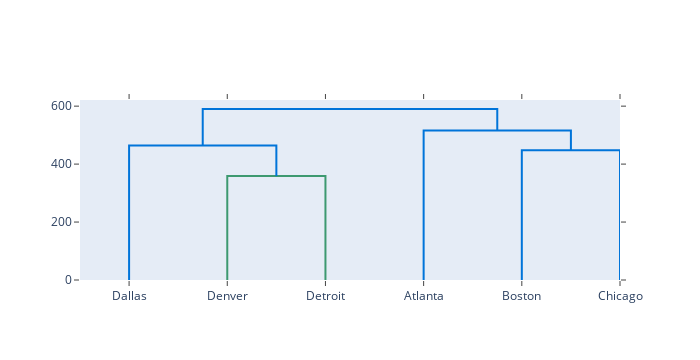

The notebook cell this image was saved under:
### Markdown cell above
Now let's use the `create_dendrogram` function in `plotly.figure_factory`:

- with `ff` do `create_dendrogram` using
    - `dta_crime`
    - freestyle `labels=dta_crime.index` (so our labels are cities)
    - freestyle `linkagefun=lambda x: linkage(dta_crime, 'single', metric='euclidean')` (the linkage function, which is single linkage with Euclidean distance)

### Code cell
ff.create_dendrogram(dta_crime,labels=dta_crime.index,linkagefun=lambda x: linkage(dta_crime, 'single', metric='euclidean'))

#<xml xmlns="https://developers.google.com/blockly/xml"><variables><variable id="Zj7)98L%$3=^m0RFTpsE">ff</variable><variable id="%=I(Y@y7)V7$byL5_`VZ">dta_crime</variable></variables><block type="varDoMethod_Python" id="oPiAt8f{1]~Pb4{GzW3s" x="37" y="111"><mutation items="3"></mutation><field name="VAR" id="Zj7)98L%$3=^m0RFTpsE">ff</field><field name="MEMBER">create_dendrogram</field><data>ff:create_dendrogram</data><value name="ADD0"><block type="variables_get" id="YQ7_-p5-u5W8*57;dz0L"><field name="VAR" id="%=I(Y@y7)V7$byL5_`VZ">dta_crime</field></block></value><value name="ADD1"><block type="dummyOutputCodeBlock_Python" id="e-55{^^Nd+o:2CkC#g_U"><field name="CODE">labels=dta_crime.index</field></block></value><value name="ADD2"><block type="dummyOutputCodeBlock_Python" id="eWv5E1j;ofN~wc%Y~8]x"><field name="CODE">linkagefun=lambda x: linkage(dta_crime, 'single', metric='euclidean')</field></block></value></block></xml>

### Figure 1 — Plotly figure (JSON) as saved in the notebook; plotly's stock layout.template omitted (floating-point values rounded to 4 significant figures)
{"data": [{"hoverinfo": "text", "marker": {"color": "rgb(61,153,112)"}, "mode": "lines", "type": "scatter", "x": [15, 15, 25, 25], "xaxis": "x", "y": [0, 358.7, 358.7, 0], "yaxis": "y"}, {"hoverinfo": "text", "marker": {"color": "rgb(0,116,217)"}, "mode": "lines", "type": "scatter", "x": [5, 5, 20, 20], "xaxis": "x", "y": [0, 464.5, 464.5, 358.7], "yaxis": "y"}, {"hoverinfo": "text", "marker": {"color": "rgb(0,116,217)"}, "mode": "lines", "type": "scatter", "x": [45, 45, 55, 55], "xaxis": "x", "y": [0, 447.4, 447.4, 0], "yaxis": "y"}, {"hoverinfo": "text", "marker": {"color": "rgb(0,116,217)"}, "mode": "lines", "type": "scatter", "x": [35, 35, 50, 50], "xaxis": "x", "y": [0, 516.4, 516.4, 447.4], "yaxis": "y"}, {"hoverinfo": "text", "marker": {"color": "rgb(0,116,217)"}, "mode": "lines", "type": "scatter", "x": [12.5, 12.5, 42.5, 42.5], "xaxis": "x", "y": [464.5, 590.2, 590.2, 516.4], "yaxis": "y"}], "layout": {"autosize": false, "height": 360, "hovermode": "closest", "showlegend": false, "width": 700, "xaxis": {"autorange": true, "mirror": "allticks", "range": [0, 55], "rangemode": "tozero", "showgrid": false, "showline": true, "showticklabels": true, "tickmode": "array", "ticks": "outside", "ticktext": ["Dallas", "Denver", "Detroit", "Atlanta", "Boston", "Chicago"], "tickvals": [5, 15, 25, 35, 45, 55], "type": "linear", "zeroline": false}, "yaxis": {"autorange": true, "mirror": "allticks", "range": [0, 621.2], "rangemode": "tozero", "showgrid": false, "showline": true, "showticklabels": true, "ticks": "outside", "type": "linear", "zeroline": false}}}
